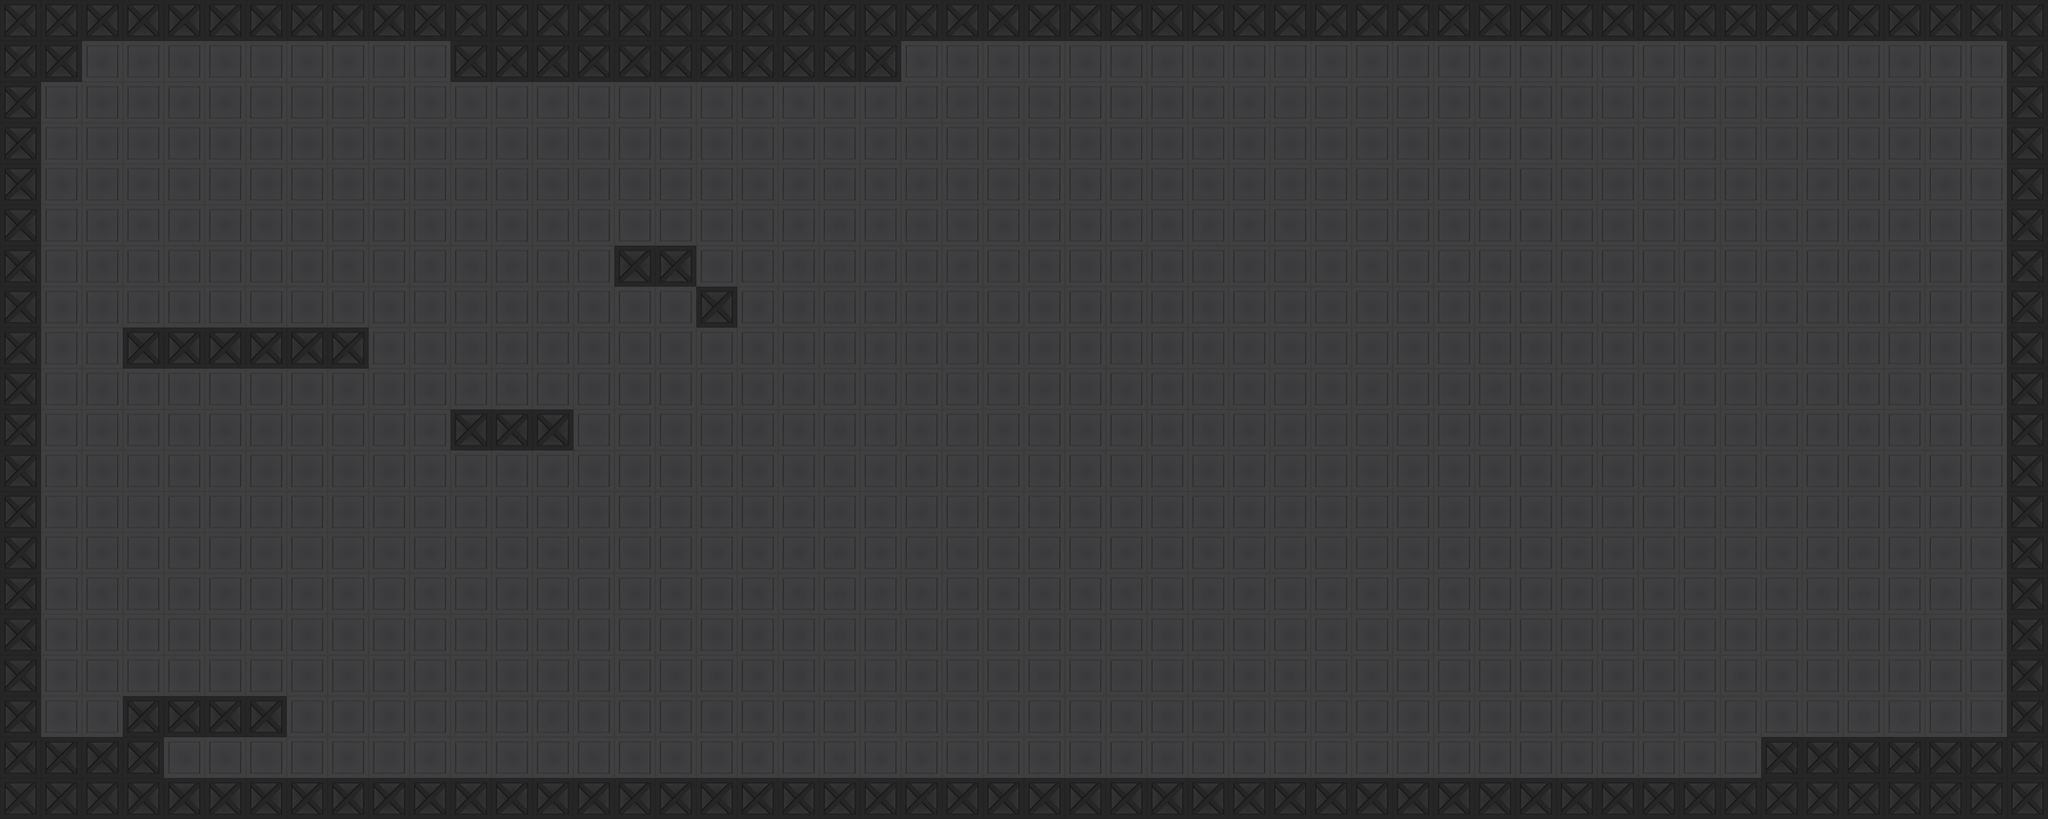

This is a level from a 2D game, rendered from its Tiled map with the project's own tilesets. A one-line summary and the map file follow, with tile-layer data summarised:
An orthogonal 50x20 tile map with 50x50 px tiles, 2 tile layers (Tile Layer 2, Collisiomn).

<map version="1.0" orientation="orthogonal" renderorder="left-down" width="50" height="20" tilewidth="50" tileheight="50" nextobjectid="1">
 <tileset firstgid="1" name="floor" tilewidth="50" tileheight="50">
  <image source="../Images/floor.png" width="300" height="200" />
 </tileset>
 <layer name="Tile Layer 2" width="50" height="20">
  <data>[1000 cells, 1000 non-empty, 1 distinct tile ids]</data>
 </layer>
 <layer name="Collisiomn" width="50" height="20">
  <properties>
   <property name="col" value="1" />
  </properties>
  <data>[1000 cells, 173 non-empty, 1 distinct tile ids]</data>
 </layer>
</map>